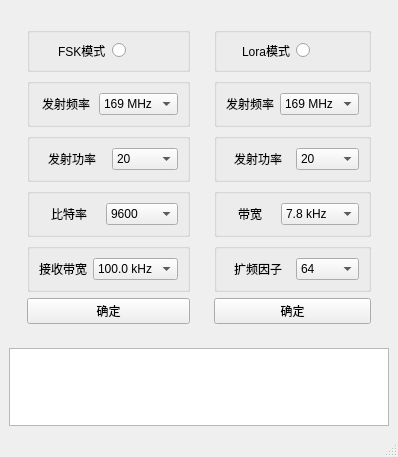
<?xml version="1.0" encoding="UTF-8"?>
<ui version="4.0">
 <class>MainWindow</class>
 <widget class="QMainWindow" name="MainWindow">
  <property name="geometry">
   <rect>
    <x>0</x>
    <y>0</y>
    <width>385</width>
    <height>457</height>
   </rect>
  </property>
  <property name="windowTitle">
   <string>MainWindow</string>
  </property>
  <widget class="QWidget" name="centralwidget">
   <layout class="QVBoxLayout" name="verticalLayout_3">
    <item>
     <widget class="QWidget" name="widget_3" native="true">
      <layout class="QHBoxLayout" name="horizontalLayout_6">
       <item>
        <widget class="QWidget" name="widget_2" native="true">
         <layout class="QVBoxLayout" name="verticalLayout_2">
          <item>
           <widget class="QGroupBox" name="FMODE">
            <property name="title">
             <string/>
            </property>
            <layout class="QHBoxLayout" name="horizontalLayout_8">
             <item alignment="Qt::AlignRight">
              <widget class="QLabel" name="label_10">
               <property name="text">
                <string>FSK模式</string>
               </property>
              </widget>
             </item>
             <item alignment="Qt::AlignLeft">
              <widget class="QRadioButton" name="FSK_mode">
               <property name="text">
                <string/>
               </property>
              </widget>
             </item>
            </layout>
           </widget>
          </item>
          <item>
           <widget class="QGroupBox" name="FRF">
            <property name="title">
             <string/>
            </property>
            <layout class="QHBoxLayout" name="horizontalLayout_9">
             <item alignment="Qt::AlignHCenter">
              <widget class="QLabel" name="label_6">
               <property name="text">
                <string>发射频率</string>
               </property>
              </widget>
             </item>
             <item>
              <widget class="QComboBox" name="FSK_frequency">
               <item>
                <property name="text">
                 <string>169 MHz</string>
                </property>
               </item>
               <item>
                <property name="text">
                 <string>433 MHz</string>
                </property>
               </item>
               <item>
                <property name="text">
                 <string>868 MHz</string>
                </property>
               </item>
              </widget>
             </item>
            </layout>
           </widget>
          </item>
          <item>
           <widget class="QGroupBox" name="FPW">
            <property name="title">
             <string/>
            </property>
            <layout class="QHBoxLayout" name="horizontalLayout_12">
             <item alignment="Qt::AlignHCenter">
              <widget class="QLabel" name="label_11">
               <property name="text">
                <string>发射功率</string>
               </property>
              </widget>
             </item>
             <item>
              <widget class="QComboBox" name="FSK_power">
               <item>
                <property name="text">
                 <string>20</string>
                </property>
               </item>
               <item>
                <property name="text">
                 <string>0</string>
                </property>
               </item>
               <item>
                <property name="text">
                 <string>1</string>
                </property>
               </item>
               <item>
                <property name="text">
                 <string>2</string>
                </property>
               </item>
               <item>
                <property name="text">
                 <string>3</string>
                </property>
               </item>
               <item>
                <property name="text">
                 <string>4</string>
                </property>
               </item>
               <item>
                <property name="text">
                 <string>5</string>
                </property>
               </item>
               <item>
                <property name="text">
                 <string>6</string>
                </property>
               </item>
               <item>
                <property name="text">
                 <string>7</string>
                </property>
               </item>
               <item>
                <property name="text">
                 <string>8</string>
                </property>
               </item>
               <item>
                <property name="text">
                 <string>9</string>
                </property>
               </item>
               <item>
                <property name="text">
                 <string>10</string>
                </property>
               </item>
               <item>
                <property name="text">
                 <string>11</string>
                </property>
               </item>
               <item>
                <property name="text">
                 <string>12</string>
                </property>
               </item>
               <item>
                <property name="text">
                 <string>13</string>
                </property>
               </item>
               <item>
                <property name="text">
                 <string>14</string>
                </property>
               </item>
               <item>
                <property name="text">
                 <string>15</string>
                </property>
               </item>
               <item>
                <property name="text">
                 <string>16</string>
                </property>
               </item>
               <item>
                <property name="text">
                 <string>17</string>
                </property>
               </item>
               <item>
                <property name="text">
                 <string>18</string>
                </property>
               </item>
               <item>
                <property name="text">
                 <string>19</string>
                </property>
               </item>
              </widget>
             </item>
            </layout>
           </widget>
          </item>
          <item>
           <widget class="QGroupBox" name="FBR">
            <property name="title">
             <string/>
            </property>
            <layout class="QHBoxLayout" name="horizontalLayout_13">
             <item alignment="Qt::AlignHCenter">
              <widget class="QLabel" name="label_12">
               <property name="text">
                <string>比特率</string>
               </property>
              </widget>
             </item>
             <item>
              <widget class="QComboBox" name="FSK_bitrate">
               <item>
                <property name="text">
                 <string>9600</string>
                </property>
               </item>
               <item>
                <property name="text">
                 <string>1200</string>
                </property>
               </item>
               <item>
                <property name="text">
                 <string>2400</string>
                </property>
               </item>
               <item>
                <property name="text">
                 <string>4800</string>
                </property>
               </item>
               <item>
                <property name="text">
                 <string>19200</string>
                </property>
               </item>
               <item>
                <property name="text">
                 <string>38400</string>
                </property>
               </item>
               <item>
                <property name="text">
                 <string>76800</string>
                </property>
               </item>
               <item>
                <property name="text">
                 <string>153600</string>
                </property>
               </item>
              </widget>
             </item>
            </layout>
           </widget>
          </item>
          <item>
           <widget class="QGroupBox" name="FRxBW">
            <property name="title">
             <string/>
            </property>
            <layout class="QHBoxLayout" name="horizontalLayout_15">
             <item alignment="Qt::AlignHCenter">
              <widget class="QLabel" name="label_14">
               <property name="text">
                <string>接收带宽</string>
               </property>
              </widget>
             </item>
             <item>
              <widget class="QComboBox" name="FSK_bandwidth">
               <item>
                <property name="text">
                 <string>100.0 kHz</string>
                </property>
               </item>
               <item>
                <property name="text">
                 <string>2.6 kHz</string>
                </property>
               </item>
               <item>
                <property name="text">
                 <string>3.1 kHz</string>
                </property>
               </item>
               <item>
                <property name="text">
                 <string>3.9 kHz</string>
                </property>
               </item>
               <item>
                <property name="text">
                 <string>5.2 kHz</string>
                </property>
               </item>
               <item>
                <property name="text">
                 <string>6.3 kHz</string>
                </property>
               </item>
               <item>
                <property name="text">
                 <string>7.8 kHz</string>
                </property>
               </item>
               <item>
                <property name="text">
                 <string>10.4 kHz</string>
                </property>
               </item>
               <item>
                <property name="text">
                 <string>12.5 kHz</string>
                </property>
               </item>
               <item>
                <property name="text">
                 <string>15.6 kHz</string>
                </property>
               </item>
               <item>
                <property name="text">
                 <string>20.8 kHz</string>
                </property>
               </item>
               <item>
                <property name="text">
                 <string>25.0 kHz</string>
                </property>
               </item>
               <item>
                <property name="text">
                 <string>31.3 kHz</string>
                </property>
               </item>
               <item>
                <property name="text">
                 <string>41.7 kHz</string>
                </property>
               </item>
               <item>
                <property name="text">
                 <string>50.0 kHz</string>
                </property>
               </item>
               <item>
                <property name="text">
                 <string>62.5 kHz</string>
                </property>
               </item>
               <item>
                <property name="text">
                 <string>83.3 kHz</string>
                </property>
               </item>
               <item>
                <property name="text">
                 <string>125.0 kHz</string>
                </property>
               </item>
               <item>
                <property name="text">
                 <string>166.7 kHz</string>
                </property>
               </item>
               <item>
                <property name="text">
                 <string>200.0 kHz</string>
                </property>
               </item>
               <item>
                <property name="text">
                 <string>250.0 kHz</string>
                </property>
               </item>
              </widget>
             </item>
            </layout>
           </widget>
          </item>
          <item>
           <widget class="QPushButton" name="pushButton_2">
            <property name="text">
             <string>确定</string>
            </property>
           </widget>
          </item>
         </layout>
        </widget>
       </item>
       <item>
        <widget class="QWidget" name="widget" native="true">
         <layout class="QVBoxLayout" name="verticalLayout">
          <item>
           <widget class="QGroupBox" name="LMODE">
            <property name="title">
             <string/>
            </property>
            <layout class="QHBoxLayout" name="horizontalLayout_7">
             <item alignment="Qt::AlignRight">
              <widget class="QLabel" name="label_7">
               <property name="text">
                <string>Lora模式</string>
               </property>
              </widget>
             </item>
             <item alignment="Qt::AlignLeft">
              <widget class="QRadioButton" name="Lora_mode">
               <property name="text">
                <string/>
               </property>
              </widget>
             </item>
            </layout>
           </widget>
          </item>
          <item>
           <widget class="QGroupBox" name="LRF">
            <property name="title">
             <string/>
            </property>
            <layout class="QHBoxLayout" name="horizontalLayout_3">
             <item alignment="Qt::AlignHCenter">
              <widget class="QLabel" name="label">
               <property name="text">
                <string>发射频率</string>
               </property>
              </widget>
             </item>
             <item>
              <widget class="QComboBox" name="Lora_frequency">
               <item>
                <property name="text">
                 <string>169 MHz</string>
                </property>
               </item>
               <item>
                <property name="text">
                 <string>433 MHz</string>
                </property>
               </item>
               <item>
                <property name="text">
                 <string>868 MHz</string>
                </property>
               </item>
              </widget>
             </item>
            </layout>
           </widget>
          </item>
          <item>
           <widget class="QGroupBox" name="LPW">
            <property name="title">
             <string/>
            </property>
            <layout class="QHBoxLayout" name="horizontalLayout_5">
             <item alignment="Qt::AlignHCenter">
              <widget class="QLabel" name="label_3">
               <property name="text">
                <string>发射功率</string>
               </property>
              </widget>
             </item>
             <item>
              <widget class="QComboBox" name="Lora_power">
               <item>
                <property name="text">
                 <string>20</string>
                </property>
               </item>
               <item>
                <property name="text">
                 <string>0</string>
                </property>
               </item>
               <item>
                <property name="text">
                 <string>1</string>
                </property>
               </item>
               <item>
                <property name="text">
                 <string>2</string>
                </property>
               </item>
               <item>
                <property name="text">
                 <string>3</string>
                </property>
               </item>
               <item>
                <property name="text">
                 <string>4</string>
                </property>
               </item>
               <item>
                <property name="text">
                 <string>5</string>
                </property>
               </item>
               <item>
                <property name="text">
                 <string>6</string>
                </property>
               </item>
               <item>
                <property name="text">
                 <string>7</string>
                </property>
               </item>
               <item>
                <property name="text">
                 <string>8</string>
                </property>
               </item>
               <item>
                <property name="text">
                 <string>9</string>
                </property>
               </item>
               <item>
                <property name="text">
                 <string>10</string>
                </property>
               </item>
               <item>
                <property name="text">
                 <string>11</string>
                </property>
               </item>
               <item>
                <property name="text">
                 <string>12</string>
                </property>
               </item>
               <item>
                <property name="text">
                 <string>13</string>
                </property>
               </item>
               <item>
                <property name="text">
                 <string>14</string>
                </property>
               </item>
               <item>
                <property name="text">
                 <string>15</string>
                </property>
               </item>
               <item>
                <property name="text">
                 <string>16</string>
                </property>
               </item>
               <item>
                <property name="text">
                 <string>17</string>
                </property>
               </item>
               <item>
                <property name="text">
                 <string>18</string>
                </property>
               </item>
               <item>
                <property name="text">
                 <string>19</string>
                </property>
               </item>
              </widget>
             </item>
            </layout>
           </widget>
          </item>
          <item>
           <widget class="QGroupBox" name="LBW">
            <property name="styleSheet">
             <string notr="true"/>
            </property>
            <property name="title">
             <string/>
            </property>
            <property name="checkable">
             <bool>false</bool>
            </property>
            <layout class="QHBoxLayout" name="horizontalLayout_2">
             <item alignment="Qt::AlignHCenter">
              <widget class="QLabel" name="label_2">
               <property name="text">
                <string>带宽</string>
               </property>
              </widget>
             </item>
             <item>
              <widget class="QComboBox" name="Lora_bandwidth">
               <item>
                <property name="text">
                 <string>7.8 kHz</string>
                </property>
               </item>
               <item>
                <property name="text">
                 <string>10.4 kHz</string>
                </property>
               </item>
               <item>
                <property name="text">
                 <string>15.6 kHz</string>
                </property>
               </item>
               <item>
                <property name="text">
                 <string>20.8 kHz</string>
                </property>
               </item>
               <item>
                <property name="text">
                 <string>31.2 kHz</string>
                </property>
               </item>
               <item>
                <property name="text">
                 <string>41.6 kHz</string>
                </property>
               </item>
               <item>
                <property name="text">
                 <string>62.5 kHz</string>
                </property>
               </item>
               <item>
                <property name="text">
                 <string>125 kHz</string>
                </property>
               </item>
               <item>
                <property name="text">
                 <string>250 kHz</string>
                </property>
               </item>
               <item>
                <property name="text">
                 <string>500 kHz</string>
                </property>
               </item>
              </widget>
             </item>
            </layout>
           </widget>
          </item>
          <item>
           <widget class="QGroupBox" name="LSF">
            <property name="title">
             <string/>
            </property>
            <layout class="QHBoxLayout" name="horizontalLayout_4">
             <item alignment="Qt::AlignHCenter">
              <widget class="QLabel" name="label_4">
               <property name="text">
                <string>扩频因子</string>
               </property>
              </widget>
             </item>
             <item>
              <widget class="QComboBox" name="Lora_spreadingfactor">
               <item>
                <property name="text">
                 <string>64</string>
                </property>
               </item>
               <item>
                <property name="text">
                 <string>128</string>
                </property>
               </item>
               <item>
                <property name="text">
                 <string>256</string>
                </property>
               </item>
               <item>
                <property name="text">
                 <string>512</string>
                </property>
               </item>
               <item>
                <property name="text">
                 <string>1024</string>
                </property>
               </item>
               <item>
                <property name="text">
                 <string>2048</string>
                </property>
               </item>
               <item>
                <property name="text">
                 <string>4096</string>
                </property>
               </item>
              </widget>
             </item>
            </layout>
           </widget>
          </item>
          <item>
           <widget class="QPushButton" name="pushButton">
            <property name="text">
             <string>确定</string>
            </property>
           </widget>
          </item>
         </layout>
         <zorder>LRF</zorder>
         <zorder>LMODE</zorder>
         <zorder>LPW</zorder>
         <zorder>LBW</zorder>
         <zorder>LSF</zorder>
         <zorder>pushButton</zorder>
        </widget>
       </item>
      </layout>
     </widget>
    </item>
    <item>
     <widget class="QTextEdit" name="IO_window">
      <property name="frameShape">
       <enum>QFrame::StyledPanel</enum>
      </property>
      <property name="frameShadow">
       <enum>QFrame::Sunken</enum>
      </property>
      <property name="horizontalScrollBarPolicy">
       <enum>Qt::ScrollBarAlwaysOff</enum>
      </property>
      <property name="sizeAdjustPolicy">
       <enum>QAbstractScrollArea::AdjustToContents</enum>
      </property>
      <property name="readOnly">
       <bool>true</bool>
      </property>
     </widget>
    </item>
   </layout>
  </widget>
  <widget class="QMenuBar" name="menubar">
   <property name="geometry">
    <rect>
     <x>0</x>
     <y>0</y>
     <width>385</width>
     <height>22</height>
    </rect>
   </property>
  </widget>
  <widget class="QStatusBar" name="statusbar"/>
 </widget>
 <resources/>
 <connections/>
</ui>
